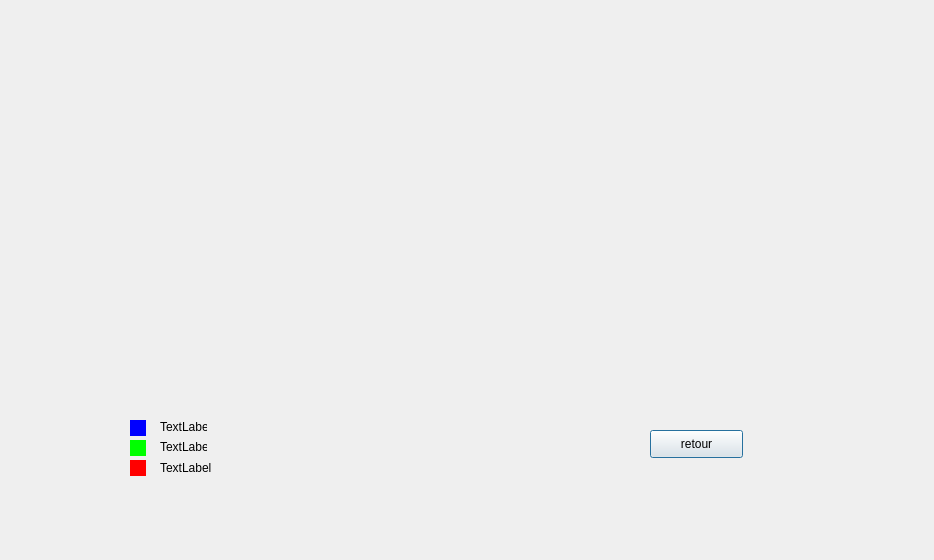
<?xml version="1.0" encoding="UTF-8"?>
<ui version="4.0">
 <class>stati</class>
 <widget class="QDialog" name="stati">
  <property name="geometry">
   <rect>
    <x>0</x>
    <y>0</y>
    <width>934</width>
    <height>560</height>
   </rect>
  </property>
  <property name="windowTitle">
   <string>Dialog</string>
  </property>
  <widget class="QWidget" name="widget" native="true">
   <property name="geometry">
    <rect>
     <x>130</x>
     <y>420</y>
     <width>16</width>
     <height>16</height>
    </rect>
   </property>
   <property name="styleSheet">
    <string notr="true">
background-color: rgb(0, 0, 255);</string>
   </property>
   <widget class="QWidget" name="widget_4" native="true">
    <property name="geometry">
     <rect>
      <x>10</x>
      <y>10</y>
      <width>16</width>
      <height>16</height>
     </rect>
    </property>
    <property name="styleSheet">
     <string notr="true">
background-color: rgb(0, 0, 255);</string>
    </property>
   </widget>
  </widget>
  <widget class="QWidget" name="widget_6" native="true">
   <property name="geometry">
    <rect>
     <x>130</x>
     <y>440</y>
     <width>16</width>
     <height>16</height>
    </rect>
   </property>
   <property name="styleSheet">
    <string notr="true">background-color: rgb(0, 255, 0);</string>
   </property>
  </widget>
  <widget class="QLabel" name="label_300">
   <property name="geometry">
    <rect>
     <x>160</x>
     <y>440</y>
     <width>47</width>
     <height>13</height>
    </rect>
   </property>
   <property name="text">
    <string>TextLabel</string>
   </property>
  </widget>
  <widget class="QLabel" name="label_200">
   <property name="geometry">
    <rect>
     <x>160</x>
     <y>420</y>
     <width>47</width>
     <height>13</height>
    </rect>
   </property>
   <property name="text">
    <string>TextLabel</string>
   </property>
  </widget>
  <widget class="QLabel" name="label_4">
   <property name="geometry">
    <rect>
     <x>160</x>
     <y>460</y>
     <width>131</width>
     <height>16</height>
    </rect>
   </property>
   <property name="text">
    <string>TextLabel</string>
   </property>
  </widget>
  <widget class="QWidget" name="widget_5" native="true">
   <property name="geometry">
    <rect>
     <x>130</x>
     <y>460</y>
     <width>16</width>
     <height>16</height>
    </rect>
   </property>
   <property name="styleSheet">
    <string notr="true">background-color: rgb(255, 0, 0);</string>
   </property>
  </widget>
  <widget class="QPushButton" name="pushButton_100">
   <property name="geometry">
    <rect>
     <x>650</x>
     <y>430</y>
     <width>93</width>
     <height>28</height>
    </rect>
   </property>
   <property name="text">
    <string>retour</string>
   </property>
  </widget>
 </widget>
 <resources/>
 <connections/>
</ui>
